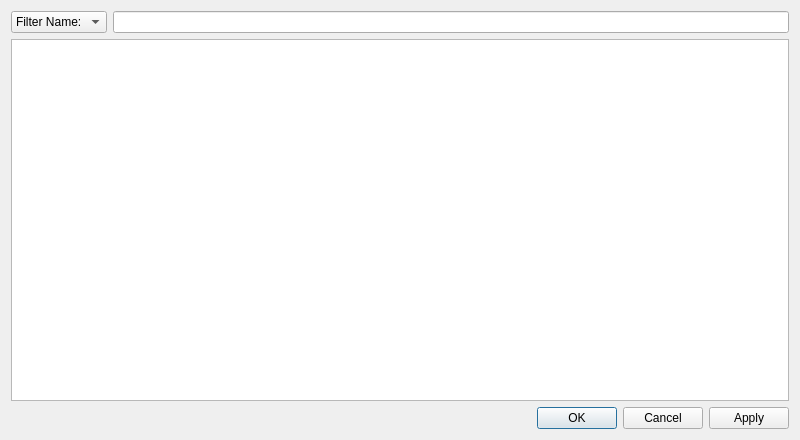
<?xml version="1.0" encoding="UTF-8"?>
<ui version="4.0">
 <class>ClipEditor</class>
 <widget class="QDialog" name="ClipEditor">
  <property name="geometry">
   <rect>
    <x>0</x>
    <y>0</y>
    <width>800</width>
    <height>440</height>
   </rect>
  </property>
  <property name="windowTitle">
   <string>Clip Manager</string>
  </property>
  <layout class="QVBoxLayout" name="verticalLayout_2">
   <item>
    <layout class="QHBoxLayout" name="horizontalLayout_5">
     <item>
      <widget class="QComboBox" name="Filter">
       <item>
        <property name="text">
         <string>Filter Name:</string>
        </property>
       </item>
       <item>
        <property name="text">
         <string>Filter All:</string>
        </property>
       </item>
      </widget>
     </item>
     <item>
      <widget class="QLineEdit" name="FilterText">
       <property name="toolTip">
        <string>List only the entries containing the text you enter.</string>
       </property>
      </widget>
     </item>
    </layout>
   </item>
   <item>
    <layout class="QHBoxLayout" name="horizontalLayout_2">
     <item>
      <widget class="ClipEditorTreeView" name="ClipEditorTree">
       <property name="sizePolicy">
        <sizepolicy hsizetype="Expanding" vsizetype="Expanding">
         <horstretch>0</horstretch>
         <verstretch>1</verstretch>
        </sizepolicy>
       </property>
       <property name="editTriggers">
        <set>QAbstractItemView::DoubleClicked|QAbstractItemView::EditKeyPressed</set>
       </property>
       <property name="uniformRowHeights">
        <bool>true</bool>
       </property>
      </widget>
     </item>
    </layout>
   </item>
   <item>
    <layout class="QHBoxLayout" name="horizontalLayout_3">
     <item>
      <widget class="QDialogButtonBox" name="buttonBox">
       <property name="enabled">
        <bool>true</bool>
       </property>
       <property name="standardButtons">
        <set>QDialogButtonBox::Apply|QDialogButtonBox::Cancel|QDialogButtonBox::Ok</set>
       </property>
      </widget>
     </item>
    </layout>
   </item>
  </layout>
 </widget>
 <customwidgets>
  <customwidget>
   <class>ClipEditorTreeView</class>
   <extends>QTreeView</extends>
   <header>MiscEditors/ClipEditorTreeView.h</header>
  </customwidget>
 </customwidgets>
 <resources/>
 <connections>
  <connection>
   <sender>buttonBox</sender>
   <signal>rejected()</signal>
   <receiver>ClipEditor</receiver>
   <slot>reject()</slot>
   <hints>
    <hint type="sourcelabel">
     <x>399</x>
     <y>376</y>
    </hint>
    <hint type="destinationlabel">
     <x>399</x>
     <y>199</y>
    </hint>
   </hints>
  </connection>
  <connection>
   <sender>buttonBox</sender>
   <signal>accepted()</signal>
   <receiver>ClipEditor</receiver>
   <slot>accept()</slot>
   <hints>
    <hint type="sourcelabel">
     <x>399</x>
     <y>376</y>
    </hint>
    <hint type="destinationlabel">
     <x>399</x>
     <y>199</y>
    </hint>
   </hints>
  </connection>
  <connection>
   <sender>buttonBox</sender>
   <signal>clicked(QAbstractButton*)</signal>
   <receiver>ClipEditor</receiver>
   <slot>apply()</slot>
   <hints>
    <hint type="sourcelabel">
     <x>399</x>
     <y>416</y>
    </hint>
    <hint type="destinationlabel">
     <x>399</x>
     <y>219</y>
    </hint>
   </hints>
  </connection>
 </connections>
</ui>
